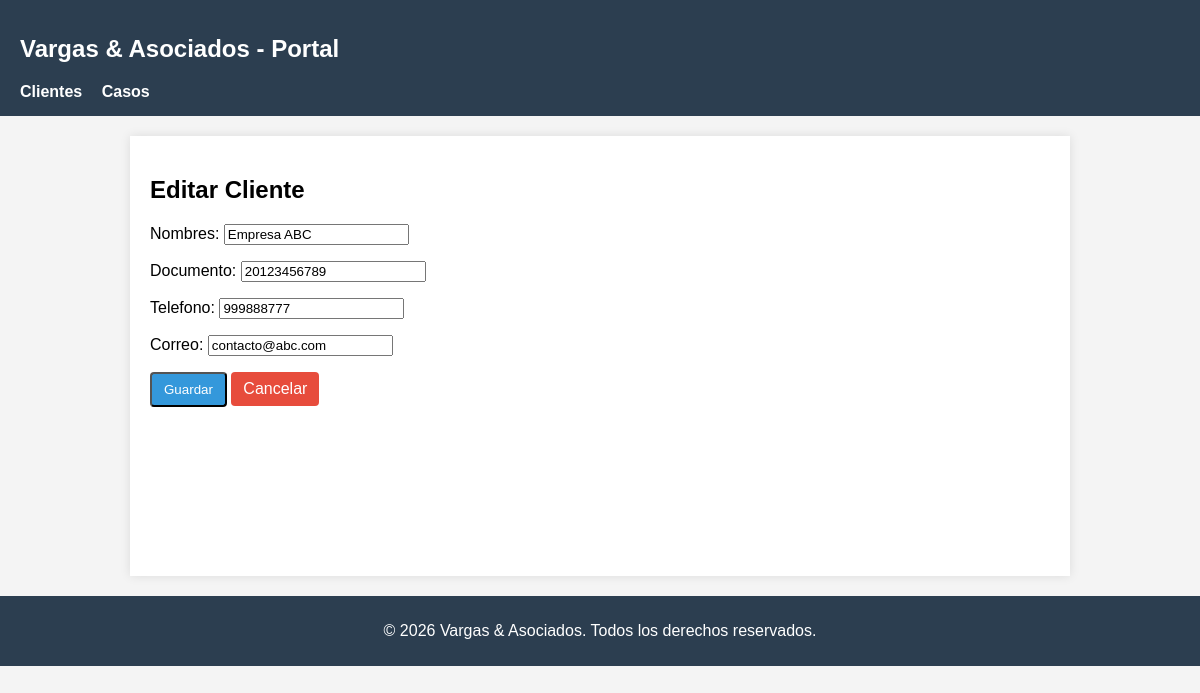
Page /clientes/1/editar/ on the committed database.
### casos/models.py (models this page shows, shortened)
class Cliente(models.Model):
    nombres = models.CharField(max_length=150)
    documento = models.CharField(max_length=20, unique=True) # DNI o RUC
    telefono = models.CharField(max_length=20)
    correo = models.EmailField()

### casos/views.py (the view)
# urls.py: path('clientes/<int:pk>/editar/', views.ClienteUpdate.as_view(), name='cliente_update'),
class ClienteUpdate(UpdateView):
    model = Cliente
    fields = ['nombres', 'documento', 'telefono', 'correo']
    template_name = 'casos/cliente_form.html'
    success_url = reverse_lazy('cliente_list')

### templates/casos/cliente_form.html (shortened to what this page needs)
{% extends 'casos/base.html' %}
{% block contenido %}
<h2>{% if object %}Editar Cliente{% else %}Nuevo Cliente{% endif %}</h2>
<form method="post">
    {{ form.as_p }}
    <button type="submit" class="btn">Guardar</button>
    <a href="{% url 'cliente_list' %}" class="btn btn-danger">Cancelar</a>
</form>
{% endblock %}

### templates/casos/base.html (style rules this page uses)
body { font-family: Arial, sans-serif; margin: 0; padding: 0; background-color: #f4f4f4; }
.btn { display: inline-block; padding: 8px 12px; background: #3498db; color: white; text-decoration: none; border-radius: 4px; }
.btn-danger { background: #e74c3c; }

### rows in the picture
Cliente: nombres "Empresa ABC", documento "20123456789", telefono "999888777", correo "contacto@abc.com"
